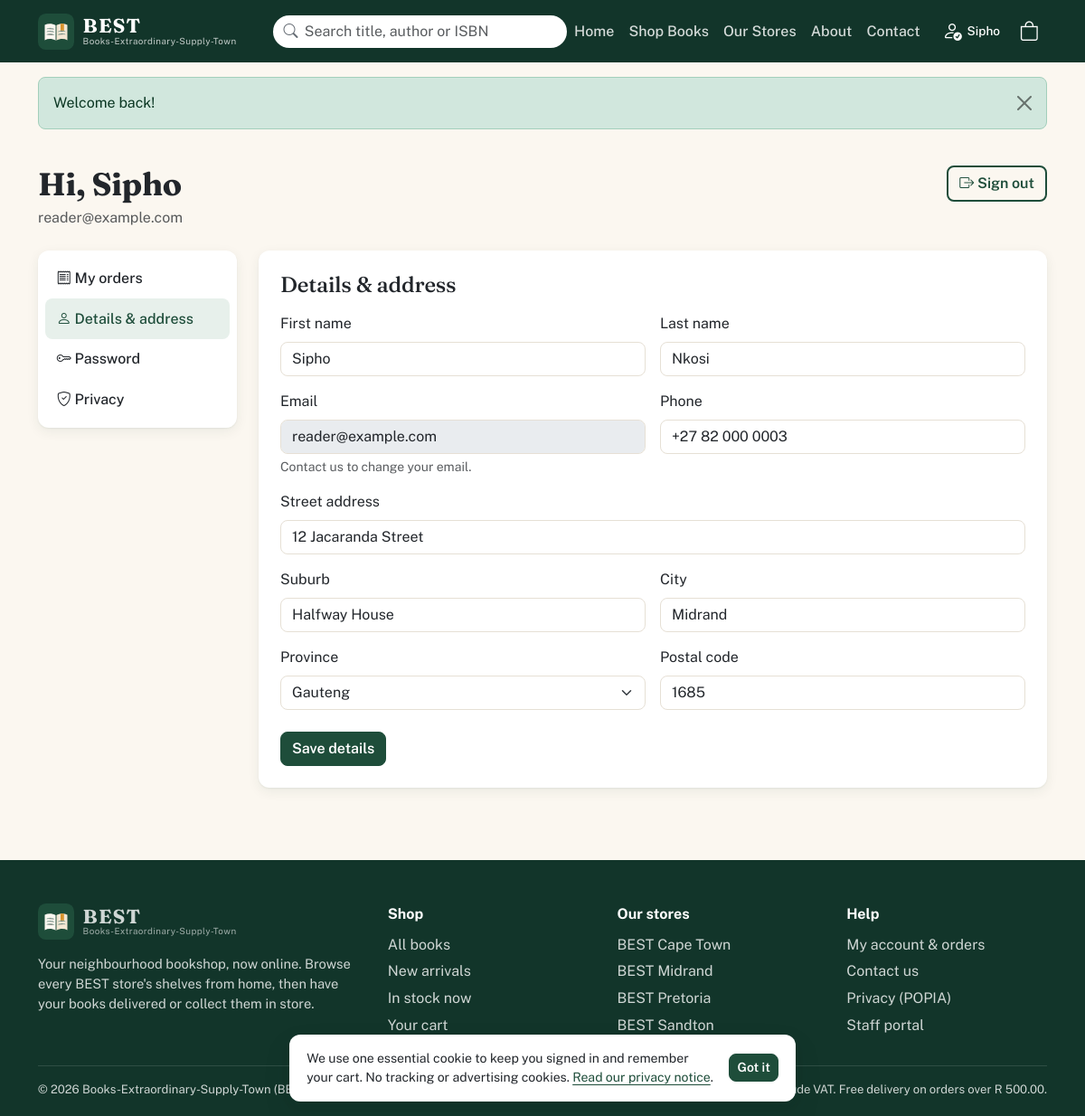
Page /account.php?tab=profile (signed in) on the committed database.
### tables this page shows
CREATE TABLE Customer (
  accountID INT PRIMARY KEY,
  addressLine VARCHAR(255) NULL,
  suburb VARCHAR(100) NULL,
  city VARCHAR(100) NULL,
  province VARCHAR(60) NULL,
  postalCode VARCHAR(10) NULL,
   
  privacyConsentAt DATETIME NOT NULL DEFAULT CURRENT_TIMESTAMP,
  marketingConsent BOOLEAN NOT NULL DEFAULT FALSE,
  CONSTRAINT fk_customer_account FOREIGN KEY (accountID) REFERENCES UserAccount (accountID) ON DELETE CASCADE
);

CREATE TABLE UserAccount (
  accountID INT PRIMARY KEY AUTO_INCREMENT,
  firstName VARCHAR(100) NOT NULL,
  lastName VARCHAR(100) NOT NULL,
  email VARCHAR(255) NOT NULL UNIQUE,
  phoneNumber VARCHAR(30) NULL,
  passwordHash VARCHAR(255) NOT NULL,
  accountStatus ENUM('active', 'suspended') NOT NULL DEFAULT 'active',
   
  mustChangePassword BOOLEAN NOT NULL DEFAULT FALSE,
  createdBy INT NULL,
  dateCreated DATETIME NOT NULL DEFAULT CURRENT_TIMESTAMP,
  lastLogin DATETIME NULL,
  CONSTRAINT fk_account_createdby FOREIGN KEY (createdBy) REFERENCES UserAccount (accountID) ON DELETE SET NULL,
  INDEX idx_account_status (accountStatus)
);

### includes/helpers/database.php (called while the page is built, shortened)
<?php
function db(): ?mysqli
{
    static $conn = null;
    return $conn instanceof mysqli && !$conn->connect_errno ? $conn : null;
}
function fetchAll(mysqli $conn, string $sql, array $params = []): array
{
    $stmt = $conn->prepare($sql);
    if (!$stmt->execute($params ?: null)) {
        error_log('Query failed: ' . $stmt->error);
        return [];
    }
    $result = $stmt->get_result();
    return $result ? $result->fetch_all(MYSQLI_ASSOC) : [];
}
function fetchOne(mysqli $conn, string $sql, array $params = []): ?array
{
    return fetchAll($conn, $sql, $params)[0] ?? null;
}

### includes/helpers/customerAuth.php (called while the page is built, shortened)
<?php
require_once __DIR__ . '/database.php';
function currentCustomer(?mysqli $conn): ?array
{
    static $customer = false;
    if ($customer !== false) {
        return $customer;
    }
    $customer = fetchOne($conn,
        "SELECT u.accountID, u.firstName, u.lastName, u.email, u.phoneNumber, u.accountStatus,
                c.addressLine, c.suburb, c.city, c.province, c.postalCode, c.marketingConsent, c.privacyConsentAt
         FROM UserAccount u JOIN Customer c ON c.accountID = u.accountID
         WHERE u.accountID = ?",
        [(int) $_SESSION['customerID']]);
    return $customer;
}
function requireCustomer(?mysqli $conn, string $returnTo): array
{
    $customer = currentCustomer($conn);
    return $customer;
}

### includes/helpers/forms.php (called while the page is built, shortened)
<?php
function takeFlash(): ?array
{
    $flash = $_SESSION['flash'] ?? null;
    return $flash;
}
function e(?string $value): string
{
    return htmlspecialchars((string) $value, ENT_QUOTES, 'UTF-8');
}

### includes/helpers/cart.php (called while the page is built, shortened)
<?php
require_once __DIR__ . '/database.php';
function cartItems(): array
{
    return is_array($_SESSION['cart'] ?? null) ? $_SESSION['cart'] : [];
}
function cartCount(): int
{
    return array_sum(cartItems());
}

### account.php (the view, shortened to what this page needs)
<?php
    require_once __DIR__ . '/includes/helpers/books.php';
    require_once __DIR__ . '/includes/helpers/orders.php';
    require_once __DIR__ . '/includes/helpers/customerAuth.php';
    $conn = db();
    $customer = requireCustomer($conn, 'account.php');
    $customerID = (int) $customer['accountID'];
    $tab = in_array($_GET['tab'] ?? '', ['orders', 'profile', 'password', 'privacy'], true) ? $_GET['tab'] : 'orders';
    $customer = fetchOne($conn,
        "SELECT u.*, c.* FROM UserAccount u JOIN Customer c ON c.accountID = u.accountID WHERE u.accountID = ?", [$customerID]);
    $tabs = ['orders' => ['bi-receipt', 'My orders'], 'profile' => ['bi-person', 'Details & address'], 'password' => ['bi-key', 'Password'], 'privacy' => ['bi-shield-check', 'Privacy']];
?>
<!DOCTYPE html>
<html lang="en">
    <?php include 'includes/components/header.php'; ?>
    <body>
        <?php include 'includes/components/navBar.php'; ?>
        <main id="main" class="container-xl page-pad">
            <div class="d-flex justify-content-between align-items-start flex-wrap gap-2 mb-4">
                <div>
                    <h1 class="page-title mb-1">Hi, <?= e($customer['firstName']) ?></h1>
                    <p class="text-muted mb-0"><?= e($customer['email']) ?></p>
                </div>
                <form action="logout.php" method="post">
                    <button class="btn btn-outline-brand"><i class="bi bi-box-arrow-right" aria-hidden="true"></i> Sign out</button>
                </form>
            </div>
            <div class="account-layout">
                <nav class="account-nav" aria-label="Account sections">
                    <?php foreach ($tabs as $key => [$icon, $label]): ?>
                        <a href="account.php?tab=<?= $key ?>" class="<?= $tab === $key ? 'active' : '' ?>" <?= $tab === $key ? 'aria-current="page"' : '' ?>>
                            <i class="bi <?= $icon ?>" aria-hidden="true"></i> <?= $label ?>
                        </a>
                    <?php endforeach; ?>
                </nav>
                <section class="account-panel">
                    <?php if ($tab === 'orders'): ?>
                        <h2 class="h4 mb-3">My orders</h2>
                        <?php if (!$orders): ?>
                            <div class="empty-state empty-state-sm">
                                <i class="bi bi-receipt" aria-hidden="true"></i>
                                <p>You haven’t placed any orders yet.</p>
                                <a href="catalogue.php" class="btn btn-brand">Start shopping</a>
                            </div>
                        <?php else: ?>
                            <div class="table-responsive">
                                <table class="table align-middle orders-table">
                                    <thead><tr><th>Order</th><th>Date</th><th>Items</th><th>Type</th><th>Status</th><th class="text-end">Total</th></tr></thead>
                                    <tbody>
                                        <?php foreach ($orders as $order): ?>
                                            <tr>
                                                <td data-label="Order"><a href="order.php?order=<?= urlencode($order['orderNumber']) ?>" class="fw-semibold"><?= e($order['orderNumber']) ?></a></td>
                                                <td data-label="Date"><?= date('j M Y', strtotime($order['orderDate'])) ?></td>
                                                <td data-label="Items"><?= (int) $order['itemCount'] ?></td>
                                                <td data-label="Type"><?= $order['fulfilmentType'] === 'collection' ? 'Collect' : 'Delivery' ?></td>
                                                <td data-label="Status"><span class="<?= statusBadgeClass($order['status']) ?>"><?= e(ORDER_STATUSES[$order['status']]) ?></span></td>
                                                <td data-label="Total" class="text-end"><?= money($order['total']) ?></td>
                                            </tr>
                                        <?php endforeach; ?>
                                    </tbody>
                                </table>
                            </div>
                        <?php endif; ?>
                    <?php elseif ($tab === 'profile'): ?>
                        <h2 class="h4 mb-3">Details &amp; address</h2>
                        <form method="post" class="needs-validation" novalidate>
                            <div class="row g-3">
                                <div class="col-sm-6"><label class="form-label" for="firstName">First name</label><input class="form-control" id="firstName" name="firstName" value="<?= e($customer['firstName']) ?>" required></div>
                                <div class="col-sm-6"><label class="form-label" for="lastName">Last name</label><input class="form-control" id="lastName" name="lastName" value="<?= e($customer['lastName']) ?>" required></div>
                                <div class="col-sm-6"><label class="form-label" for="emailRO">Email</label><input class="form-control" id="emailRO" value="<?= e($customer['email']) ?>" disabled><div class="form-text">Contact us to change your email.</div></div>
                                <div class="col-sm-6"><label class="form-label" for="phoneNumber">Phone</label><input class="form-control" type="tel" id="phoneNumber" name="phoneNumber" value="<?= e($customer['phoneNumber']) ?>" pattern="\+?[0-9 ()\-]{9,20}"></div>
                                <div class="col-12"><label class="form-label" for="addressLine">Street address</label><input class="form-control" id="addressLine" name="addressLine" value="<?= e($customer['addressLine']) ?>" autocomplete="address-line1"></div>
                                <div class="col-sm-6"><label class="form-label" for="suburb">Suburb</label><input class="form-control" id="suburb" name="suburb" value="<?= e($customer['suburb']) ?>"></div>
                                <div class="col-sm-6"><label class="form-label" for="city">City</label><input class="form-control" id="city" name="city" value="<?= e($customer['city']) ?>"></div>
                                <div class="col-sm-6"><label class="form-label" for="province">Province</label>
                                    <select class="form-select" id="province" name="province"><option value="">Choose…</option>
                                        <?php foreach (PROVINCES as $province): ?><option <?= $customer['province'] === $province ? 'selected' : '' ?>><?= $province ?></option><?php endforeach; ?>
                                    </select></div>
                                <div class="col-sm-6"><label class="form-label" for="postalCode">Postal code</label><input class="form-control" id="postalCode" name="postalCode" value="<?= e($customer['postalCode']) ?>" pattern="[0-9]{4}" inputmode="numeric"></div>
                            </div>
                            <button class="btn btn-brand mt-4">Save details</button>
                        </form>
                    <?php endif; ?>
                </section>
            </div>
        </main>
        <?php include 'includes/components/footer.php'; ?>
    </body>
</html>

### includes/components/navBar.php (shortened to what this page needs)
<?php
    require_once __DIR__ . '/../helpers/cart.php';
    require_once __DIR__ . '/../helpers/customerAuth.php';
    global $activeNav;
    $navCustomer = currentCustomer(db());
    $navCartCount = cartCount();
    $navLinks = [
        'home'      => ['Home', 'index.php'],
        'catalogue' => ['Shop Books', 'catalogue.php'],
        'stores'    => ['Our Stores', 'stores.php'],
        'about'     => ['About', 'about.php'],
        'contact'   => ['Contact', 'contact.php'],
    ];
?>
<nav class="navbar navbar-expand-lg site-navbar sticky-top" aria-label="Main navigation">
    <div class="container-xl">
        <a class="navbar-brand brand" href="index.php">
            <img src="assets/images/logo.svg" alt="" width="40" height="40">
            <span class="brand-text">
                <span class="brand-name">BEST</span>
                <span class="brand-tagline">Books-Extraordinary-Supply-Town</span>
            </span>
        </a>
        <div class="d-flex align-items-center gap-1 order-lg-last">
            <a class="nav-icon-link" href="<?= $navCustomer ? 'account.php' : 'login.php' ?>" aria-label="<?= $navCustomer ? 'My account' : 'Sign in' ?>">
                <i class="bi bi-person<?= $navCustomer ? '-check' : '' ?>" aria-hidden="true"></i>
                <span class="d-none d-xl-inline nav-icon-label"><?= $navCustomer ? e($navCustomer['firstName']) : 'Sign in' ?></span>
            </a>
            <a class="nav-icon-link cart-link" href="cart.php" aria-label="Cart, <?= $navCartCount ?> items">
                <i class="bi bi-bag" aria-hidden="true"></i>
            </a>
        </div>
        <div class="collapse navbar-collapse" id="siteMenu">
            <form class="nav-search ms-lg-4 my-3 my-lg-0" action="catalogue.php" method="get" role="search">
                <i class="bi bi-search" aria-hidden="true"></i>
                <input id="navSearch" class="form-control" type="search" name="q" placeholder="Search title, author or ISBN" value="<?= e($_GET['q'] ?? '') ?>">
            </form>
            <ul class="navbar-nav ms-auto me-lg-2">
                <?php foreach ($navLinks as $key => [$label, $href]): ?>
                    <li class="nav-item">
                        <a class="nav-link<?= ($activeNav ?? '') === $key ? ' active' : '' ?>" href="<?= $href ?>"<?= ($activeNav ?? '') === $key ? ' aria-current="page"' : '' ?>><?= $label ?></a>
                    </li>
                <?php endforeach; ?>
            </ul>
        </div>
    </div>
</nav>
<?php $navFlash = takeFlash(); ?>
<?php if ($navFlash): ?>
    <div class="container-xl mt-3">
        <div class="alert alert-<?= $navFlash['type'] === 'error' ? 'danger' : ($navFlash['type'] === 'success' ? 'success' : 'info') ?> alert-dismissible fade show site-alert" role="status">
            <?= e($navFlash['message']) ?>
            <button type="button" class="btn-close" data-bs-dismiss="alert" aria-label="Close"></button>
        </div>
    </div>
<?php endif; ?>

### assets/css/style.css (style rules this page uses)
:root { --brand: #1E4D3A; --brand-dark: #12352A; --brand-soft: #E7F0EB; --accent: #D9932B; --accent-dark: #B97818; --cream: #FBF7F0; --paper: #FFFFFF; --ink: #22262B; --muted: #666D75; --line: #E6E0D5; --danger: #B4372F; --radius: 12px; --radius-sm: 8px; --shadow: 0 1px 2px rgba(18, 53, 42, .06), 0 4px 14px rgba(18, 53, 42, .07); --shadow-lift: 0 4px 10px rgba(18, 53, 42, .10), 0 14px 30px rgba(18, 53, 42, .12); --font-display: 'Fraunces', Georgia, serif; --font-body: 'Public Sans', system-ui, sans-serif; --bs-body-font-family: var(--font-body); --bs-body-color: var(--ink); --bs-link-color-rgb: 30, 77, 58; --bs-link-hover-color-rgb: 18, 53, 42; }
body { background: var(--cream); color: var(--ink); font-family: var(--font-body); display: flex; flex-direction: column; min-height: 100vh; }
main { flex: 1; }
h1, h2, h3, .page-title, .brand-name { font-family: var(--font-display); font-weight: 700; letter-spacing: -0.01em; }
a { color: var(--brand); text-underline-offset: 3px; }
.page-pad { padding-top: 1.5rem; padding-bottom: 3rem; }
.page-title { font-size: clamp(1.6rem, 3vw, 2.2rem); }
.form-control, .form-select { border-color: var(--line); border-radius: var(--radius-sm); }
.btn { border-radius: var(--radius-sm); font-weight: 600; }
.btn-brand { background: var(--brand); border-color: var(--brand); color: #fff; }
.btn-outline-brand { border: 2px solid var(--brand); color: var(--brand); background: transparent; }
.site-navbar { background: var(--brand-dark); padding: .6rem 0; }
.brand { display: flex; align-items: center; gap: .6rem; text-decoration: none; color: #fff; }
.brand-text { display: flex; flex-direction: column; line-height: 1.05; }
.brand-name { font-size: 1.35rem; letter-spacing: .06em; }
.brand-tagline { font-size: .62rem; letter-spacing: .04em; opacity: .75; }
.site-navbar .nav-link { color: rgba(255, 255, 255, .82); font-weight: 500; padding: .5rem .8rem; border-radius: var(--radius-sm); }
.nav-search { position: relative; flex: 1; max-width: 360px; }
.nav-search i { position: absolute; left: 12px; top: 50%; transform: translateY(-50%); color: var(--muted); }
.nav-search .form-control { padding-left: 2.2rem; border: none; border-radius: 999px; }
.nav-icon-link { color: #fff; font-size: 1.35rem; text-decoration: none; padding: .35rem .55rem; border-radius: var(--radius-sm); position: relative; display: inline-flex; align-items: center; gap: .35rem; }
.nav-icon-label { font-size: .85rem; font-weight: 500; }
.site-alert { border-radius: var(--radius-sm); }
.account-layout { display: grid; grid-template-columns: 220px 1fr; gap: 1.5rem; align-items: start; }
.account-nav { display: flex; flex-direction: column; background: var(--paper); border-radius: var(--radius); box-shadow: var(--shadow); padding: .5rem; }
.account-nav a { padding: .65rem .8rem; border-radius: var(--radius-sm); text-decoration: none; color: var(--ink); font-weight: 500; }
.account-nav a.active, .account-nav a:hover { background: var(--brand-soft); color: var(--brand); }
.account-panel { background: var(--paper); border-radius: var(--radius); box-shadow: var(--shadow); padding: 1.5rem; min-width: 0; }

### rows in the picture
customer: accountID.firstName "Sipho", accountID.email "reader@example.com", firstName "Sipho", lastName "Nkosi", phoneNumber "+27 82 000 0003", addressLine "12 Jacaranda Street", suburb "Halfway House", city "Midrand", province "Gauteng", postalCode "1685"

### other values in the picture
$label "Home"
$label "Shop Books"
$label "Our Stores"
$label "About"
$label "Contact"
$navFlash['message'] "Welcome back!"
$label "My orders"
$label "Details & address"
$label "Password"
$label "Privacy"
$store['name'] "BEST Cape Town"
$store['name'] "BEST Midrand"
$store['name'] "BEST Pretoria"
$store['name'] "BEST Sandton"
money(FREE_DELIVERY_FROM) "R 500.00"
